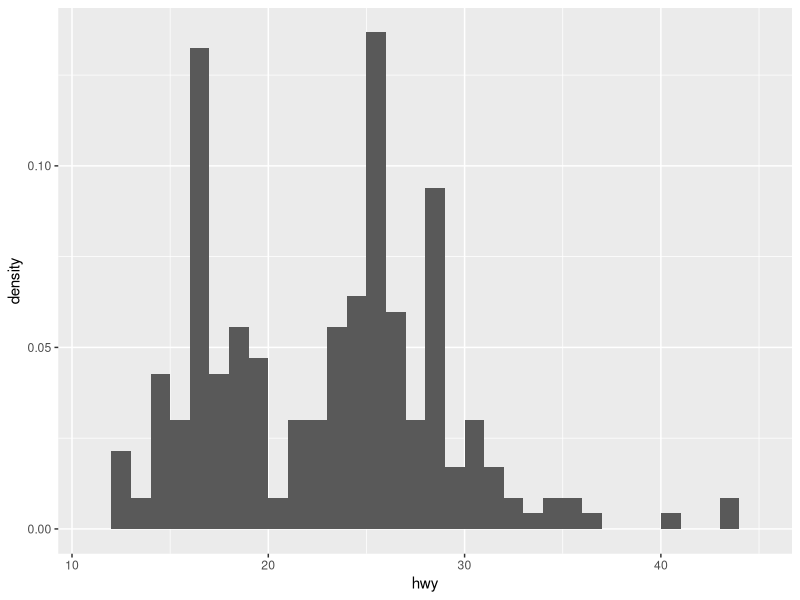
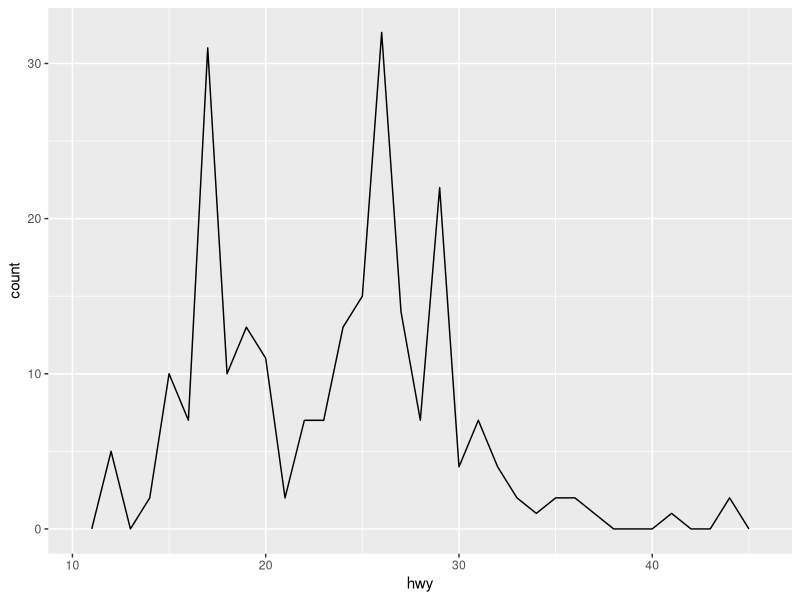
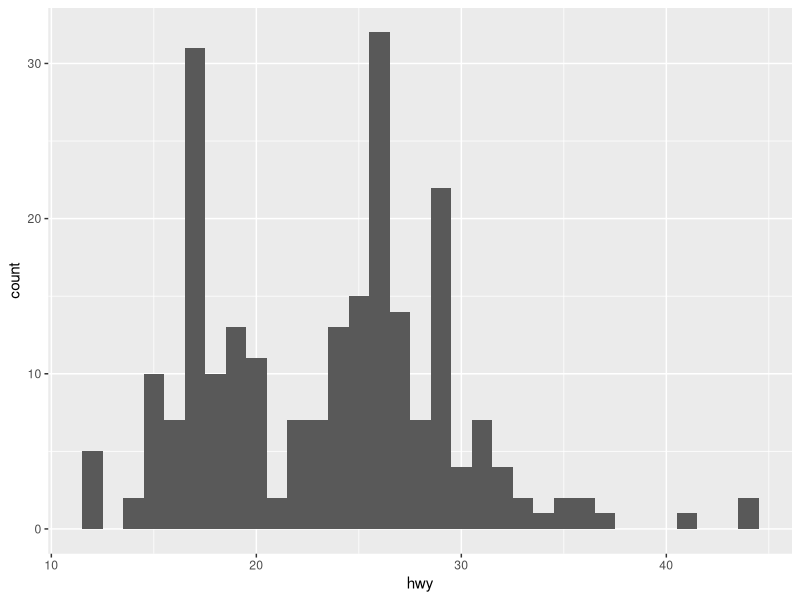
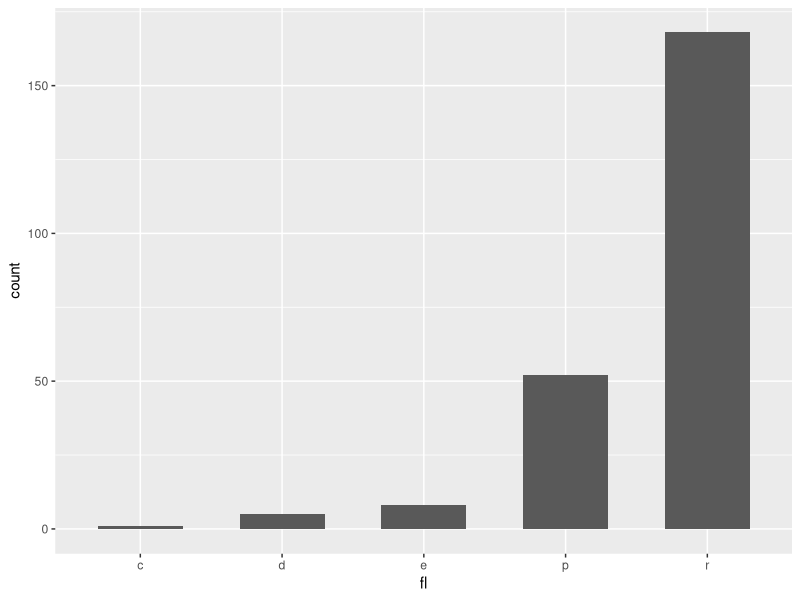
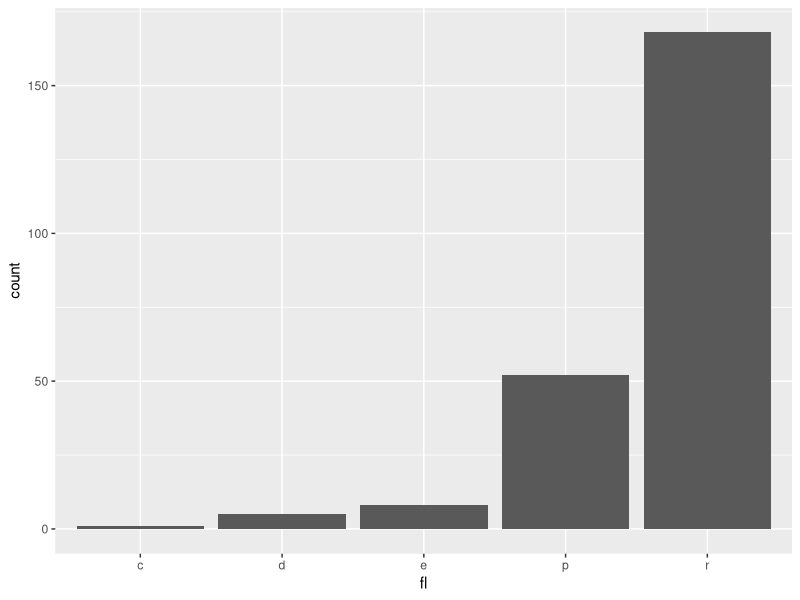
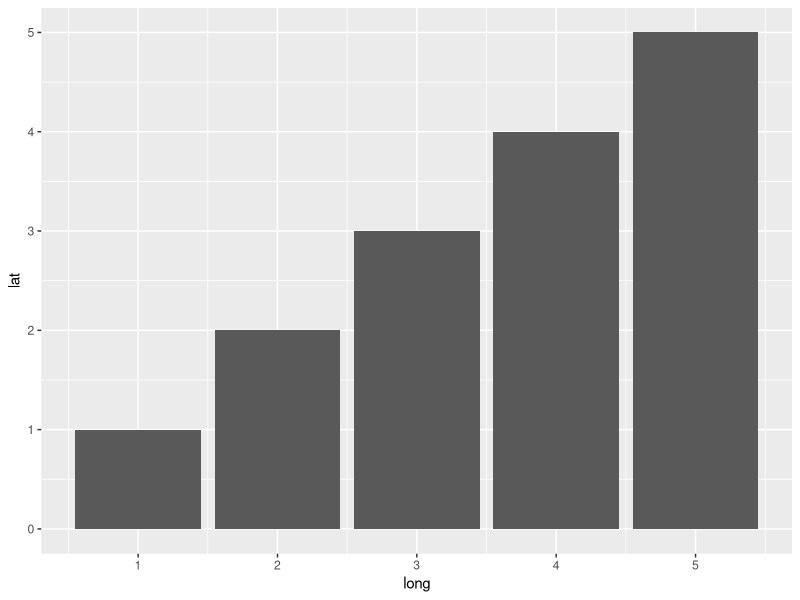
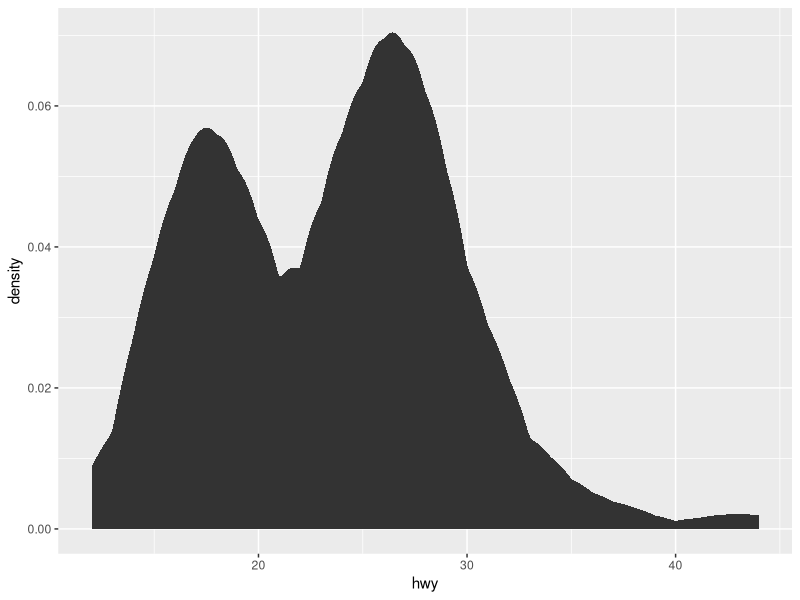
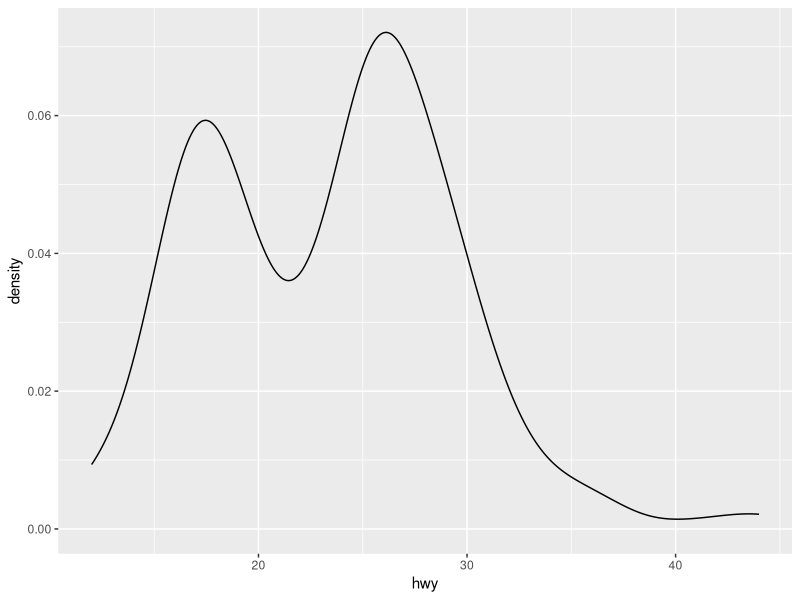

R code for these plots, in order: (Note: this script raises an error after producing the figures.)
## ---- chunk 1
knitr::opts_chunk$set(warning = FALSE, message = FALSE)
knitr::opts_chunk$set(fig.align = "center", out.width = "50%")
library(ggplot2)
library(dplyr)
## ---- chunk 2
ggplot(mpg, aes(hwy)) + 
  stat_bin(aes(y = ..density..), binwidth = 1, boundary = 0, pad = TRUE)
## ---- chunk 3
ggplot(mpg, aes(hwy)) + 
  geom_freqpoly(binwidth = 1)
## ---- chunk 4
ggplot(mpg, aes(hwy)) + 
  geom_histogram(binwidth = 1, boundary = 0.5)
## ---- chunk 5
ggplot(mpg, aes(fl)) + 
  stat_count(width = 0.6)
## ---- chunk 6
ggplot(mpg, aes(fl)) + 
  geom_bar()
## ---- chunk 7
fyc <- tibble(long = rep(1:5, c(1:5)), lat = 1)
ggplot(fyc, aes(long, lat)) + geom_col()
## ---- chunk 8
ggplot(mpg, aes(hwy)) + 
  stat_density(kernel = "epanechnikov")
## ---- chunk 9
ggplot(mpg, aes(hwy)) + 
  geom_density(kernel = "gaussian")
## ---- chunk 10
ggplot(mpg, aes(cty, hwy)) + 
  stat_bin_2d(binwidth = 1, drop = TRUE)
## ---- chunk 11
ggplot(mpg, aes(cty, hwy)) + 
  stat_bin_hex(binwidth = 1)
## ---- chunk 12
ggplot(mpg, aes(cty, hwy)) + 
  geom_bin2d()
## ---- chunk 13
ggplot(mpg, aes(cty, hwy)) + 
  geom_hex()
## ---- chunk 14
ggplot(mpg, aes(cty, hwy)) + 
  stat_quantile(
    quantiles = c(0.1, 0.9), formula = y ~ log(x), method = "rq"
  ) + 
  geom_point()
## ---- chunk 15
ggplot(mpg, aes(cty, hwy)) + 
  geom_quantile(quantiles = c(0.1, 0.9), formula = y ~ log(x), method = "rq") +
  geom_point()
## ---- chunk 16
ggplot(mpg, aes(cty, hwy)) + 
  stat_smooth(method = "lm", formula = y ~ x, se = TRUE, level = 0.95) +
  geom_point()
## ---- chunk 17
ggplot(mpg, aes(cty, hwy)) + 
  geom_smooth(method = "lm", formula = y ~ x, se = TRUE, level = 0.95) +
  geom_point()
## ---- chunk 18
ggplot(mpg, aes(class, hwy)) + 
  stat_boxplot()
## ---- chunk 19
ggplot(mpg, aes(class, hwy)) + 
  geom_boxplot()
## ---- chunk 20
ggplot(mpg, aes(class, hwy)) + 
  stat_ydensity(kernel = "gaussian", scale = "area", trim = TRUE)
## ---- chunk 21
ggplot(mpg, aes(class, hwy)) + 
  geom_violin(scale = "width")
## ---- chunk 22
ggplot(mpg, aes(cty, hwy)) + 
  stat_sum()
## ---- chunk 23
ggplot(mpg, aes(cty, hwy)) + 
  geom_count()
## ---- chunk 24
seals <- seals %>% 
  mutate(z = sqrt(delta_long^2 + delta_lat^2))
ggplot(seals, aes(long, lat)) + 
  stat_contour(aes(z = z), bins = 6)
## ---- chunk 25
ggplot(seals, aes(long, lat)) + 
  geom_contour(aes(z = z))
## ---- chunk 26
ggplot(seals, aes(long, lat)) + 
  geom_contour_filled(aes(z = z), binwidth =  0.2)
## ---- chunk 27
ggplot(seals, aes(long, lat)) + 
  stat_contour_filled(aes(z = z), bins =  5)
## ---- chunk 28
func <- function(y) {
  data.frame(
    y = mean(y) + 0.1,
    ymax = max(y) + 1,
    ymin = min(y) - 1
  )
}
ggplot(mpg, aes(cty, hwy)) + 
  stat_summary(fun.data = func) +
  geom_point(colour = "red", size = 1)
## ---- chunk 29
ggplot(mpg, aes(cty, hwy)) + 
  stat_summary_bin(fun.data = func, binwidth = 2) +
  geom_point(colour = "red", size = 1)
## ---- chunk 30
ggplot(seals, aes(long, lat)) + 
  stat_summary_2d(aes(z = z), binwidth = c(2, 1),fun = mean)
## ---- chunk 31
ggplot(seals, aes(long, lat)) + 
  stat_summary_hex(aes(z = z), binwidth = c(2, 1), fun = max)
## ---- chunk 32
ggplot(data.frame(x = -10:10)) + 
  stat_function(aes(x), n = 99, fun = sin, xlim = c(-10,10))
## ---- chunk 33
ggplot(mpg, aes(cty)) + 
  stat_ecdf(n = NULL)
## ---- chunk 34
fyc <- data.frame(x = rnorm(100))
ggplot(fyc) + 
  stat_qq(aes(sample = x), distribution = qnorm, dparams = list()) + 
  stat_qq_line(aes(sample = x), distribution = qnorm, dparams = list()) 
## ---- chunk 35
ggplot(mpg) + 
  geom_qq(aes(sample = hwy)) + 
  geom_qq_line(aes(sample = hwy))
## ---- chunk 36
ggplot(mpg, aes(cty, hwy)) + 
  stat_density_2d(contour = TRUE, n = 100)
## ---- chunk 37
ggplot(mpg, aes(cty, hwy)) + 
  stat_density_2d_filled(contour = TRUE, n = 100)
## ---- chunk 38
ggplot(mpg, aes(cty, hwy)) + 
  geom_density_2d()
## ---- chunk 39
ggplot(mpg, aes(cty, hwy)) + 
  geom_density_2d_filled()
## ---- chunk 40
ggplot(mpg, aes(cty, hwy)) + geom_blank()
## ---- chunk 41
fyc <- tibble(long = c(10, 12), lat = c(10, 12))
ggplot(fyc, aes(long, lat)) + 
  geom_curve(
    aes(yend = lat + 1, xend = long + 1),
    curvature = 0.5,
    angle = c(45, 135),
    ncp = 5,
    arrow = arrow(angle = 30, length = unit(0.1, "inches"),
                  ends = "last", type = "closed"),
    arrow.fill = "red",
    lineend = "butt"
  )
## ---- chunk 42
ggplot(fyc, aes(long, lat)) + 
  geom_segment(
    aes(yend = lat + 1, xend = long + 1),
    arrow = arrow(angle = 30, length = unit(0.25, "inches"),
                  ends = "both", type = "closed"),
    arrow.fill = "green",
    lineend = "butt",
    linejoin = "round"
  )
## ---- chunk 43
fyc <- tibble(long = c(1,5,4,3,2), lat = c(1,1,2,3,2))
ggplot(fyc, aes(long, lat)) + geom_path()
## ---- chunk 44
ggplot(fyc, aes(long, lat)) + geom_line()
## ---- chunk 45
ggplot(fyc, aes(long, lat)) + geom_step(direction = "hv")
## ---- chunk 46
ids <- factor(c("1.1", "2.1", "1.2", "2.2", "1.3", "2.3"))
values <- data.frame(
  id = ids,
  value = c(3, 3.1, 3.1, 3.2, 3.15, 3.5)
)
positions <- data.frame(
  id = rep(ids, each = 4),
  x = c(2, 1, 1.1, 2.2, 1, 0, 0.3, 1.1, 2.2, 1.1, 1.2, 2.5, 1.1,
        0.3, 0.5, 1.2, 2.5, 1.2, 1.3, 2.7, 1.2, 0.5, 0.6, 1.3),
  y = c(-0.5, 0, 1, 0.5, 0, 0.5, 1.5, 1, 0.5, 1, 2.1, 1.7, 1, 1.5,
        2.2, 2.1, 1.7, 2.1, 3.2, 2.8, 2.1, 2.2, 3.3, 3.2)
)
datapoly <- merge(values, positions, by = c("id"))
ggplot(datapoly, aes(x = x, y = y)) +
  geom_polygon(aes(fill = value, group = id)) + 
  geom_point(colour = "red")
## ---- chunk 47
holes <- do.call(
  rbind, 
  lapply(
    split(datapoly, datapoly$id),
    function(df) {
      df$x <- df$x + 0.5 * (mean(df$x) - df$x)
      df$y <- df$y + 0.5 * (mean(df$y) - df$y)
      df
    }
  )
)
datapoly$subid <- 1L
holes$subid <- 2L
datapoly <- rbind(datapoly, holes)
ggplot(datapoly, aes(x = x, y = y)) +
  geom_polygon(aes(fill = value, group = id, subgroup = subid), rule = "evenodd") +
  geom_point(aes(colour = as.factor(subid)))
## ---- chunk 48
fyc <- tibble(long = c(10, 12, 15), lat = c(10, 12, 15))
ggplot(fyc) + 
  geom_rect(aes(xmin = long - 2, ymin = lat - 2, xmax = long + 2, ymax = lat + 2), alpha = 0.5) +
  geom_point(aes(long, lat), colour = "red")
## ---- chunk 49
ggplot(fyc, aes(long, lat)) +
  geom_raster(hjust = 1, vjust = 1, alpha = 0.5) +
  geom_point(colour = "red")
## ---- chunk 50
seals$z <- sqrt(seals$long^2 + seals$lat^2)
ggplot(seals, aes(long, lat)) + 
  geom_raster(aes(fill = z), hjust = 0.5, vjust = 0.5, interpolate = TRUE)
## ---- chunk 51
ggplot(fyc, aes(long, lat)) +
  geom_tile(width = 4, height = 4, alpha = 0.5) +
  geom_point(colour = "red")
## ---- chunk 52
ggplot(seals, aes(long, lat)) + geom_tile(aes(fill = z))
## ---- chunk 53
ggplot(economics, aes(date, unemploy)) + 
  geom_ribbon(aes(ymin = unemploy - 900, ymax = unemploy + 900))
## ---- chunk 54
ggplot(economics, aes(date, unemploy)) + geom_area()
## ---- chunk 55
ggplot() + 
  geom_abline(aes(intercept = 0, slope = 1)) +
  geom_hline(aes(yintercept = 1)) +
  geom_vline(aes(xintercept = 1))
## ---- chunk 56
fyc <- tibble(
  long = c(10:13), lat = c(10:13), 
  lb = c(NA, "FANG", "GONG", NA)
)
ggplot(fyc, aes(long, lat)) + 
  geom_label(
    aes(label = lb), nudge_x = 0.3, nudge_y = 0.3,
    label.padding = unit(0.5, "lines"),
    label.r = unit(0.5, "lines"), label.size = 0.5
  ) +
  geom_point()
## ---- chunk 57
ggplot(fyc, aes(long, lat)) + 
  geom_text(aes(label = lb))
## ---- chunk 58
ggplot(mpg, aes(cty, hwy)) + 
  geom_jitter(height = 2, width = 2) + 
  geom_point(colour = "red")
## ---- chunk 59
ggplot(mpg, aes(cty, hwy)) + geom_point()
## ---- chunk 60
ggplot(mpg, aes(cty, hwy)) + 
  geom_rug(outside = FALSE, sides = "tbl", length = unit(0.1, "npc"))
## ---- chunk 61
df <- tibble(grp = c("A", "B"), fit = 4:5, se = 1:2)
ggplot(df, aes(grp, fit, ymin = fit-se, ymax = fit+se)) + geom_crossbar(fatten = 2)
## ---- chunk 62
ggplot(df, aes(grp, fit, ymin = fit-se, ymax = fit+se)) + geom_errorbar()
## ---- chunk 63
ggplot(df, aes(grp, fit, ymin = fit-se, ymax = fit+se)) + geom_linerange()
## ---- chunk 64
ggplot(df, aes(grp, fit, ymin = fit-se, ymax = fit+se)) + geom_pointrange()
## ---- chunk 65
data <- data.frame(
  murder = USArrests$Murder,
  state = tolower(rownames(USArrests))
)
map <- map_data("state")
ggplot(data, aes(fill = murder)) + 
  geom_map(aes(map_id = state), map = map) +
  expand_limits(x = map$long, y = map$lat)
## ---- chunk 66
ggplot(mpg, aes(hwy)) + geom_dotplot()
## ---- chunk 67
ggplot(seals, aes(x = long, y = lat)) + geom_spoke(aes(angle = 1:1155, radius = 1))
## ---- chunk 68
ggplot(mpg, aes(cty, hwy)) +
  stat_ellipse(type = "t", level = 0.95, segments = 51) +
  geom_point()
